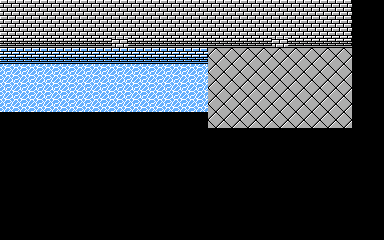

Rendered tile map (Tiled .tmx) drawn with the repository's tilesets; below, a short description and the full map source, tile grids included:
An orthogonal 24x15 tile map with 16x16 px tiles, 1 tile layer (Tile Layer 1).

<map version="1.10" tiledversion="1.11.2" orientation="orthogonal" renderorder="right-down" width="24" height="15" tilewidth="16" tileheight="16" infinite="0" nextlayerid="2" nextobjectid="1">
 <tileset firstgid="1" source="buildings.tsx" />
 <layer id="1" name="Tile Layer 1" width="24" height="15">
  <data encoding="csv">
    159,159,159,159,159,159,159,159,159,159,159,159,159,159,159,159,159,159,159,159,159,159,189,189,159,159,159,159,159,159,159,159,159,159,159,159,159,159,159,159,159,159,159,159,159,159,189,189,130,130,130,130,130,130,130,159,130,130,130,130,130,130,130,130,130,159,130,130,130,130,189,189,170,170,170,170,170,170,170,170,170,170,170,170,170,43,43,43,43,43,43,43,43,43,189,189,96,96,96,96,96,96,96,96,96,96,96,96,96,43,43,43,43,43,43,43,43,43,189,189,166,166,166,166,166,166,166,166,166,166,166,166,166,43,43,43,43,43,43,43,43,43,189,189,166,166,166,166,166,166,166,166,166,166,166,166,166,43,43,43,43,43,43,43,43,43,189,189,189,189,189,189,189,189,189,189,189,189,189,189,189,43,43,43,43,43,43,43,43,43,189,189,189,189,189,189,189,189,189,189,189,189,189,189,189,189,189,189,189,1,189,189,189,189,189,189,189,1,1,1,1,1,1,1,1,1,1,1,1,1,1,1,1,1,189,189,189,189,189,189,189,1,189,189,189,189,189,1,189,189,189,189,189,189,189,189,189,1,189,189,189,189,189,189,189,1,189,189,189,189,189,1,189,189,189,189,189,189,189,189,189,1,189,189,189,189,189,189,189,1,189,189,189,189,189,1,189,189,189,189,189,189,189,189,189,1,189,189,189,189,189,189,189,189,189,189,189,189,189,1,189,189,189,189,189,189,189,189,189,1,189,189,189,189,189,189,189,189,189,189,189,189,189,1,189,189,189,189,189,189,189,189,189,189,189,189,189,189,189,189
  </data>
 </layer>
</map>
